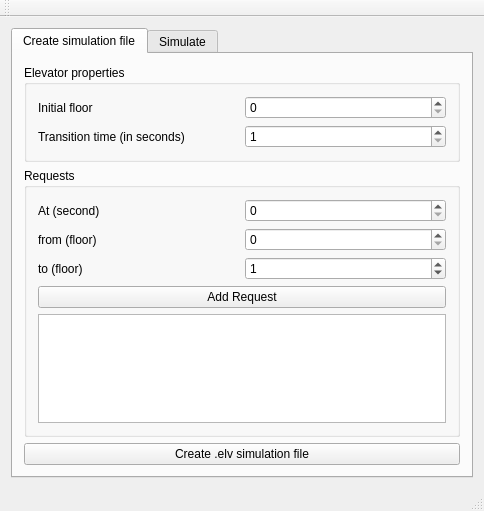
<?xml version="1.0" encoding="UTF-8"?>
<ui version="4.0">
 <class>MainWindow</class>
 <widget class="QMainWindow" name="MainWindow">
  <property name="geometry">
   <rect>
    <x>0</x>
    <y>0</y>
    <width>484</width>
    <height>511</height>
   </rect>
  </property>
  <property name="windowTitle">
   <string>MainWindow</string>
  </property>
  <widget class="QWidget" name="centralWidget">
   <layout class="QGridLayout" name="gridLayout">
    <item row="0" column="0">
     <widget class="QTabWidget" name="tabWidget">
      <property name="currentIndex">
       <number>0</number>
      </property>
      <widget class="QWidget" name="file_creator">
       <attribute name="title">
        <string>Create simulation file</string>
       </attribute>
       <layout class="QGridLayout" name="gridLayout_2">
        <item row="1" column="0">
         <widget class="QGroupBox" name="groupBox_2">
          <property name="title">
           <string>Requests</string>
          </property>
          <layout class="QGridLayout" name="gridLayout_3">
           <item row="3" column="0" colspan="2">
            <widget class="QPushButton" name="addRequestBtn">
             <property name="text">
              <string>Add Request</string>
             </property>
            </widget>
           </item>
           <item row="0" column="0">
            <widget class="QLabel" name="label_3">
             <property name="text">
              <string>At (second)</string>
             </property>
            </widget>
           </item>
           <item row="0" column="1">
            <widget class="QSpinBox" name="reqAt"/>
           </item>
           <item row="4" column="0" colspan="2">
            <widget class="QTableWidget" name="reqTable">
             <property name="columnCount">
              <number>3</number>
             </property>
             <attribute name="horizontalHeaderVisible">
              <bool>false</bool>
             </attribute>
             <attribute name="horizontalHeaderCascadingSectionResizes">
              <bool>false</bool>
             </attribute>
             <attribute name="horizontalHeaderShowSortIndicator" stdset="0">
              <bool>false</bool>
             </attribute>
             <attribute name="horizontalHeaderStretchLastSection">
              <bool>false</bool>
             </attribute>
             <attribute name="verticalHeaderVisible">
              <bool>false</bool>
             </attribute>
             <column/>
             <column/>
             <column/>
            </widget>
           </item>
           <item row="1" column="0">
            <widget class="QLabel" name="label_4">
             <property name="text">
              <string>from (floor)</string>
             </property>
            </widget>
           </item>
           <item row="2" column="0">
            <widget class="QLabel" name="label_5">
             <property name="text">
              <string>to (floor)</string>
             </property>
            </widget>
           </item>
           <item row="1" column="1">
            <widget class="QSpinBox" name="reqFrom">
             <property name="maximum">
              <number>4</number>
             </property>
            </widget>
           </item>
           <item row="2" column="1">
            <widget class="QSpinBox" name="reqTo">
             <property name="maximum">
              <number>4</number>
             </property>
             <property name="value">
              <number>1</number>
             </property>
            </widget>
           </item>
          </layout>
         </widget>
        </item>
        <item row="0" column="0">
         <widget class="QGroupBox" name="groupBox">
          <property name="title">
           <string>Elevator properties</string>
          </property>
          <layout class="QGridLayout" name="gridLayout_4">
           <item row="0" column="0">
            <widget class="QLabel" name="label">
             <property name="text">
              <string>Initial floor</string>
             </property>
            </widget>
           </item>
           <item row="0" column="1">
            <widget class="QSpinBox" name="elvInitialFloor">
             <property name="maximum">
              <number>4</number>
             </property>
            </widget>
           </item>
           <item row="1" column="0">
            <widget class="QLabel" name="label_2">
             <property name="text">
              <string>Transition time (in seconds)</string>
             </property>
            </widget>
           </item>
           <item row="1" column="1">
            <widget class="QSpinBox" name="elvTransitionTime">
             <property name="minimum">
              <number>1</number>
             </property>
             <property name="maximum">
              <number>5</number>
             </property>
            </widget>
           </item>
          </layout>
         </widget>
        </item>
        <item row="2" column="0">
         <widget class="QPushButton" name="createSimFileBtn">
          <property name="text">
           <string>Create .elv simulation file</string>
          </property>
         </widget>
        </item>
       </layout>
      </widget>
      <widget class="QWidget" name="sim">
       <property name="toolTip">
        <string/>
       </property>
       <attribute name="title">
        <string>Simulate</string>
       </attribute>
       <attribute name="toolTip">
        <string>Select .elv file to simulate</string>
       </attribute>
       <layout class="QGridLayout" name="gridLayout_5">
        <item row="0" column="0" colspan="2">
         <widget class="QPushButton" name="startSimBtn">
          <property name="text">
           <string>Start Simulation ...</string>
          </property>
         </widget>
        </item>
        <item row="2" column="0" colspan="2">
         <widget class="QGraphicsView" name="graphicsView"/>
        </item>
       </layout>
      </widget>
     </widget>
    </item>
   </layout>
  </widget>
  <widget class="QMenuBar" name="menuBar">
   <property name="geometry">
    <rect>
     <x>0</x>
     <y>0</y>
     <width>484</width>
     <height>21</height>
    </rect>
   </property>
  </widget>
  <widget class="QToolBar" name="mainToolBar">
   <attribute name="toolBarArea">
    <enum>TopToolBarArea</enum>
   </attribute>
   <attribute name="toolBarBreak">
    <bool>false</bool>
   </attribute>
  </widget>
  <widget class="QStatusBar" name="statusBar"/>
 </widget>
 <layoutdefault spacing="6" margin="11"/>
 <resources/>
 <connections/>
</ui>
